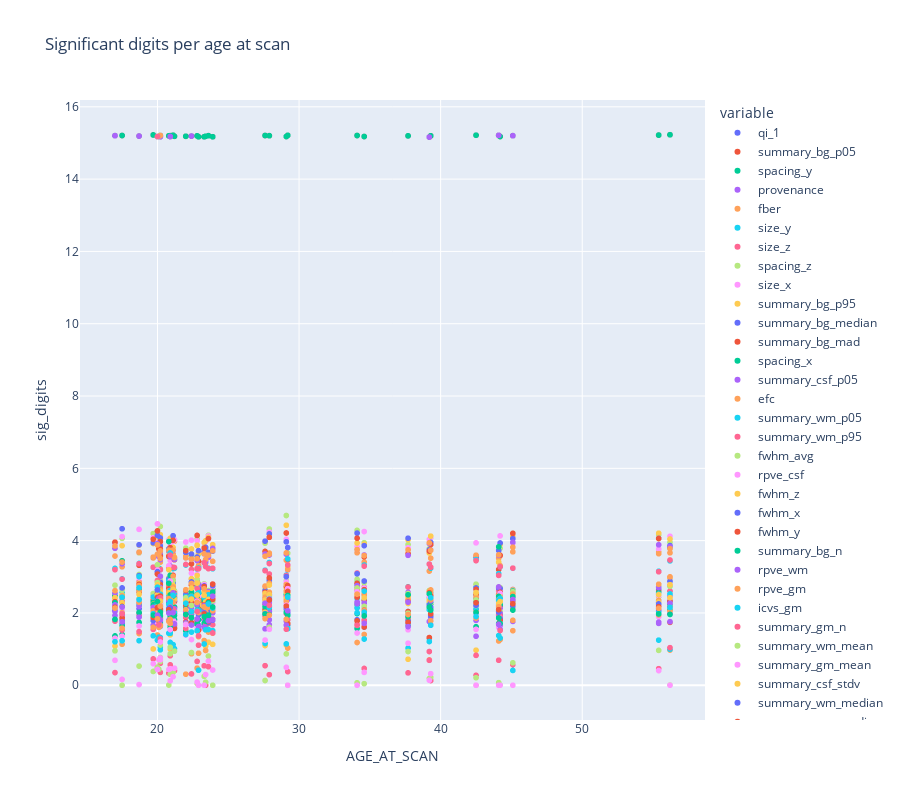

Write notebook code for a chart like this one.
### Code cell
px.scatter(stats_, y='sig_digits', x='AGE_AT_SCAN', color='variable', title='Significant digits per age at scan', height=800)
